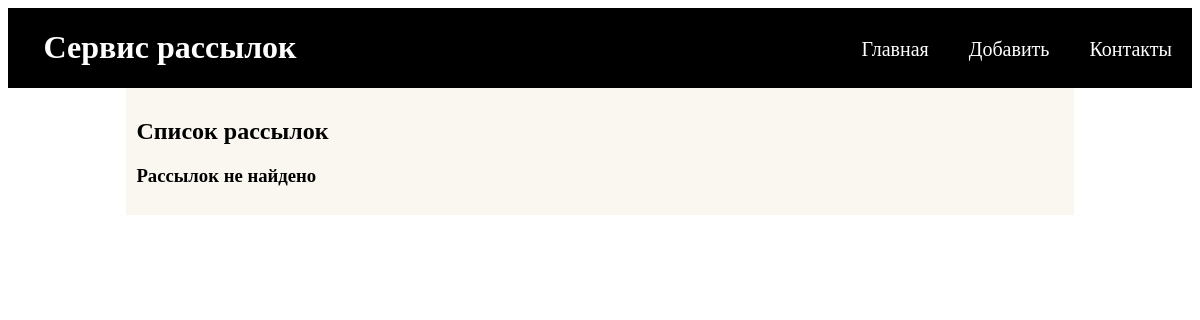
/, run on an earlier commit of the app's database.
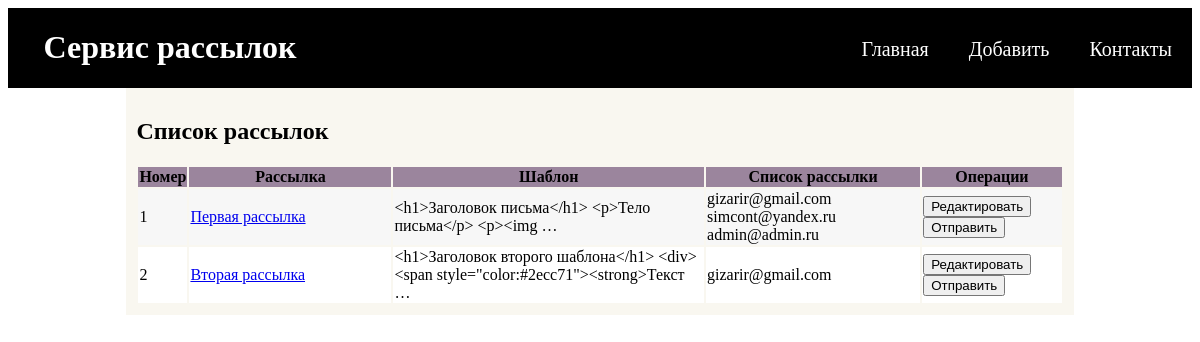
And on a later commit of the database.
### app/models.py (models this page shows, shortened)
class Mailing(models.Model):
    name = models.CharField(max_length=255, verbose_name="Имя рассылки")
    email_template = RichTextUploadingField(blank=True, default='', verbose_name="Шаблон")
    emails = models.TextField(blank=True, verbose_name="Список рассылки")
    def get_absolute_url(self):
        return reverse('detail_mailing', kwargs={'pk': self.pk})
    class Meta:
        verbose_name = 'Рассылка'
        verbose_name_plural = 'Рассылки'

### app/views.py (the view)
# urls.py: path('', MailingsView.as_view(), name='home'),
class MailingsView(ListView):
    model = Mailing
    template_name = 'app/list_mailings.html'
    context_object_name = 'mailings'
    def get_context_data(self, *, object_list=None, **kwargs):
        context = super().get_context_data(**kwargs)
        context['title']='Список рассылок'
        return context

### app/templates/app/list_mailings.html
{% extends 'base.html' %}
{% block content %}
  <div class="content-center">
    <h2>{{title}}</h2>
    {% if mailings %}
        <table id="table">
            <tr style="background-color: #9B859D">
                <th>Номер</th>
                <th>Рассылка</th>
                <th>Шаблон</th>
                <th>Список рассылки</th>
                <th>Операции</th>
            </tr>
            {% for m in mailings %}
            <tr>
                <td>{{ m.pk }}</td>
                <td style="width: 200px"><a href="{{ m.get_absolute_url }}">{{m.name}}</a></td>
                <td>{{m.email_template|truncatewords:5}}</td>
                <td style="text-align:left">{{m.emails|truncatewords:3}}</td>
                <td>
                    <a href="{% url 'update_mailing' m.pk %}"><button>Редактировать</button></a>
                    <a href="{% url 'send_mailing' m.pk %}"><button>Отправить</button></a>
                </td>
            </tr>
            {% endfor %}
        </table>
    {% else %}
        <h3>Рассылок не найдено</h3>
    {% endif %}
  </div>
{% endblock %}

What changed in the data, as far as the page shows it:
added Mailing: pk "1", name "Первая рассылка", email_template "<h1>Заголовок письма</h1> <p>Тело письма</p> <p><img …", emails "gizarir@gmail.com simcont@yandex.ru admin@admin.ru"
added Mailing: pk "2", name "Вторая рассылка", email_template "<h1>Заголовок второго шаблона</h1> <div><span style=\"color:#2ecc71\"><strong>Текст …", emails "gizarir@gmail.com"
Also different on the page:
text no longer shown: "Рассылок не найдено"
text now shown: "Номер Рассылка Шаблон Список рассылки Операции"
